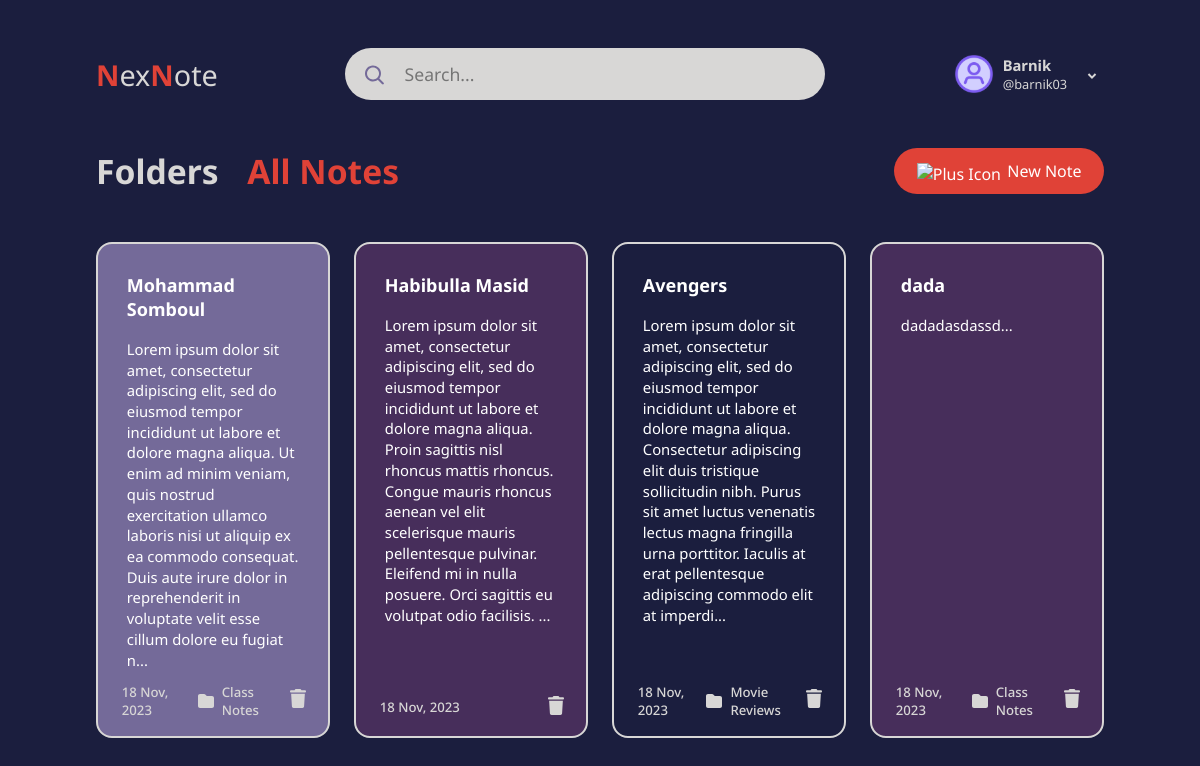
The app's page /all-notes/ (signed in) with its own data.
### base/models.py (models this page shows, shortened)
class User(AbstractUser):
    name = models.CharField(max_length=150, null=True)

class Note(models.Model):
    user = models.ForeignKey(User, on_delete=models.CASCADE)
    folder = models.ForeignKey(Folder, on_delete=models.CASCADE, null=True, blank=True)
    heading = models.CharField(max_length=200)
    body = models.TextField()
    color = models.CharField(max_length=100)
    created = models.DateTimeField(auto_now_add=True)

class Folder(models.Model):
    user = models.ForeignKey(User, on_delete=models.CASCADE)
    name = models.CharField(max_length=100)
    created = models.DateTimeField(auto_now_add=True)

### base/views.py (the view, shortened to what this page needs)
# urls.py: path('all-notes/', views.all_notes, name='all-notes'),
@login_required(login_url='login')
def all_notes(request):
    q = request.GET.get('q') if request.GET.get('q') != None else '' #SEARCH PARAMETER
    current_user = request.user.id
    notes = Note.objects.filter(
        Q(Q(heading__icontains = q) |
        Q(body__icontains = q)) &
        Q(user = current_user)
    )
    folders = Folder.objects.filter(
        Q(user=current_user)
    )
    context = {'notes': notes, 'folders': folders}
    return render(request, 'base/notes.html', context)

### base/templates/base/notes.html (shortened to what this page needs)
{% extends 'main.html' %} {% load static %} {% block content %}
<nav class="navbar">
  <div class="nav-container container notes-nav-container">
    <div class="logo">
      <span class="logo-initials">N</span>ex<span class="logo-initials">N</span>ote
    </div>
    <div class="nav-search">
      <div class="search-icon">
        <img src="{% static 'images/search-icon.svg' %}" alt="Search Icon" />
      </div>
      <form method='GET' style="margin-top: 0" action='{% url 'all-notes' %}'>
        <div class="search-input">
          <input type="text" placeholder="Search..." class="search" name='q' />
        </div>
      </form>
    </div>
    <div class="nav-account">
      <div class="profile-icon">
        <img src="{% static 'images/profile-icon.svg' %}" alt="Profile Icon" />
      </div>
      <div class="nav-account-info">
        <p class="acc-name">{{request.user.name}}</p>
        <p class="acc-username">@{{request.user.username}}</p>
      </div>
      <div class="nav-drop-down">
        <img src="{% static 'images/drop-down-icon.svg' %}" class="drop-down-icon" alt="Drop-Down Icon" />
      </div>
    </div>
  </div>
</nav>
<nav class="secondary-nav">
  <div class="secondary-nav-container container">
    <div class="secondary-nav-links">
      {% if not folder_name %}
      <a href="{% url 'folders' %}" class="folders-link">
        <h1>Folders</h1>
      </a>
      <a href="{% url 'all-notes' %}" class="notes-link active-link">
        <h1>All Notes</h1>
      </a>
      {% else %}
      <a href="{% url 'folders' %}" class="folders-link active-link">
        <h1>{{folder_name}}</h1>
      </a>
      {% endif %}
    </div>
    <button class="primary-btn create-note-btn">
      <div class="plus-icon-container">
        <img class="plus-icon" src="{% static 'images/plus-icon.svg' %}" alt="Plus Icon" />
      </div>
      New Note
    </button>
  </div>
</nav>
{% if notes %}
<section class="notes">
  <div class="notes-container container">
    {% for note in notes %}
    <div class="note-wrapper" style="background-color: {{note.color}}">
      <a class="note" href="{% url 'edit-note' note.id %}">
        <h3 class="note-heading">{{note.heading}}</h3>
        <p class="note-body">{{note.body|slice:":320"}}...</p>
      </a>
      <div class="note-footer">
        <div class="note-created-date">{{note.created|date:"d M, Y"}}</div>
        {% if note.folder %}
        <p style="display: flex; align-items: center; column-gap: 0.6em;">
          <img src="{% static 'images/folder-icon.svg' %}" alt="Folder Icon" style="width: 1rem;">
          {{note.folder.name}}
        </p>
        {% endif %}
        <a class="note-delete" href="{% url 'delete-note' note.id %}">
          <img src="{% static 'images/delete-icon.svg' %}" alt="Delete Icon" class="delete-icon" />
        </a>
      </div>
    </div>
    {% endfor %}
  </div>
</section>
{% else%}
<div class="empty-content-text">There Is No Note To Show!</div>
{% endif %}
{% endblock %}

### templates/main.html (shortened to what this page needs)
{% load static %}
<!DOCTYPE html>
<html lang="en">
  <head>
    <link rel="stylesheet" href="{% static 'styles/main.css' %}" />
  </head>
  <body>
    {% block content %} {% endblock %}
  </body>
</html>

### static/styles/main.css (style rules this page uses)
:root { --dark-blue: #1b1e3e; --orange: #e04237; --grayish-white: #d8d7d6; --dark-red: #ff2727; --light-violet: #746a99; }
* { margin: 0; padding: 0; box-sizing: border-box; }
body { font-family: "Noto Sans", sans-serif; background-color: var(--dark-blue); }
a { text-decoration: none; }
.container { max-width: 120rem; padding: 0 12em; margin: 0 auto; }
.primary-btn { background-color: var(--orange); padding: 0.8em 1.8em; font-size: 1.125rem; transition: transform 0.2s ease-in; color: white; border: none; border-radius: 2em; font-family: "Noto Sans", sans-serif; }
.active-link { color: var(--orange) !important; }
.navbar { padding-top: 3em; }
.nav-container { display: flex; justify-content: space-between; align-items: center; }
.logo { color: var(--grayish-white); font-size: 1.8rem; }
.logo-initials { color: var(--orange); font-weight: bold; }
form { margin-top: 3em; }
input[type="text"], input[type="password"] { border: 2px solid var(--orange); border-radius: 2em; color: var(--dark-blue); font-size: 1.125rem; padding: 0.8em 1em; width: 130%; font-family: "Noto Sans", sans-serif; }
.nav-search, .mobile-search { display: flex; align-items: center; border-radius: 2rem; background-color: var(--grayish-white); min-width: 30rem; }
.search-icon { padding-top: 0.5em; padding-left: 1em; }
.search-input input[type="text"] { background-color: transparent; border: none; font-size: 1.1rem; padding: 0.8em 1.1em; outline: none; font-family: "Noto Sans", sans-serif; }
.nav-account { display: flex; align-items: center; position: relative; }
.profile-icon { margin-right: 0.5em; margin-top: 0.3em; }
.profile-icon img { width: 100%; }
.acc-name { color: var(--grayish-white); font-weight: 700; font-size: 0.925rem; }
.acc-username { color: var(--grayish-white); font-size: 0.8rem; }
.nav-drop-down { margin-top: 0.6em; margin-left: 0.8em; }
.drop-down-icon { transition: all 0.2s ease-in; transform: rotate(180deg); }
.secondary-nav { margin-top: 3em; }
.secondary-nav-container { display: flex; align-items: center; justify-content: space-between; }
.secondary-nav-links { display: flex; align-items: center; column-gap: 1.8em; }
.folders-link, .notes-link { color: var(--grayish-white); font-size: 1.4rem; }
.plus-icon-container { margin-top: 0.3em; margin-right: 0.4em; }
.create-folder-btn, .create-note-btn { display: flex; justify-content: center; align-items: center; padding: 0.6em 1.4em; font-size: 1rem; }
.notes { margin: 3em 0; }
.notes-container { display: grid; grid-template-columns: repeat(4, 1fr); gap: 1.5em; }
.note-wrapper { position: relative; border: 2px solid var(--grayish-white); padding: 1.8em; border-radius: 1em; }
.note { color: white; }
.note-heading { font-size: 1.125rem; margin-bottom: 1em; }
.note-body { font-size: 0.925rem; line-height: 1.4; padding-bottom: 2.5em; }
.note-footer { color: var(--grayish-white); font-weight: 500; font-size: 0.825rem; display: flex; justify-content: space-between; align-items: center; position: absolute; width: 80%; bottom: 1.3em; left: 1.8em; }
@media only screen and (max-width: 1366px) { .container { padding: 0 6em; } }
@media only screen and (max-width: 1366px) { input[type="text"], input[type="password"] { width: 100%; } }

### records on screen
User: user.name "Barnik", user.username "barnik03"
Note: heading "Mohammad Somboul", body "Lorem ipsum dolor sit amet, consectetur adipiscing elit, sed do eiusmod tempor incididunt ut labore et dolore magna aliqua. Ut enim ad minim veniam, quis nostrud exercitation ullamco laboris nisi ut aliquip ex ea commodo consequat. Duis aute irure dolor in reprehenderit in voluptate velit esse cillum dolore eu fugiat n", created "18 Nov, 2023", folder.name "Class Notes"
Note: heading "Habibulla Masid", body "Lorem ipsum dolor sit amet, consectetur adipiscing elit, sed do eiusmod tempor incididunt ut labore et dolore magna aliqua. Proin sagittis nisl rhoncus mattis rhoncus. Congue mauris rhoncus aenean vel elit scelerisque mauris pellentesque pulvinar. Eleifend mi in nulla posuere. Orci sagittis eu volutpat odio facilisis.", created "18 Nov, 2023"
Note: heading "Avengers", body "Lorem ipsum dolor sit amet, consectetur adipiscing elit, sed do eiusmod tempor incididunt ut labore et dolore magna aliqua. Consectetur adipiscing elit duis tristique sollicitudin nibh. Purus sit amet luctus venenatis lectus magna fringilla urna porttitor. Iaculis at erat pellentesque adipiscing commodo elit at imperdi", created "18 Nov, 2023", folder.name "Movie Reviews"
Note: heading "dada", body "dadadasdassd", created "18 Nov, 2023", folder.name "Class Notes"
